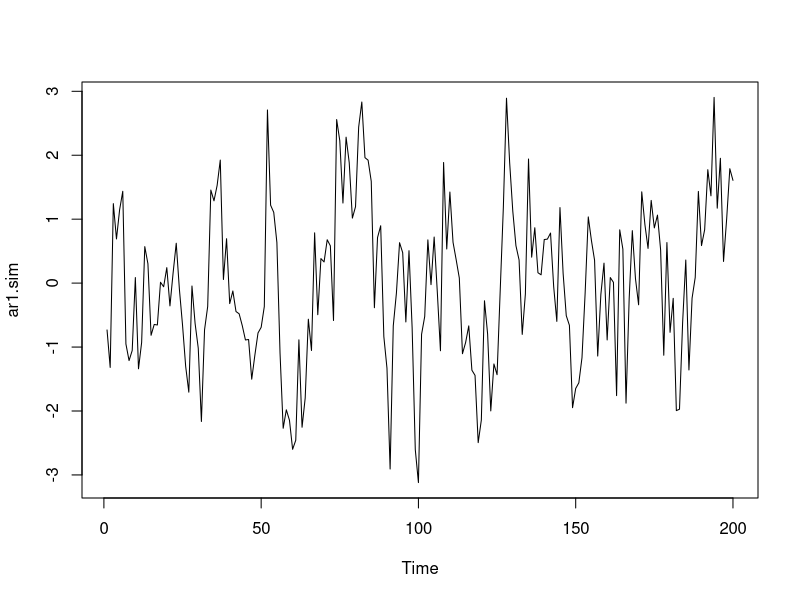
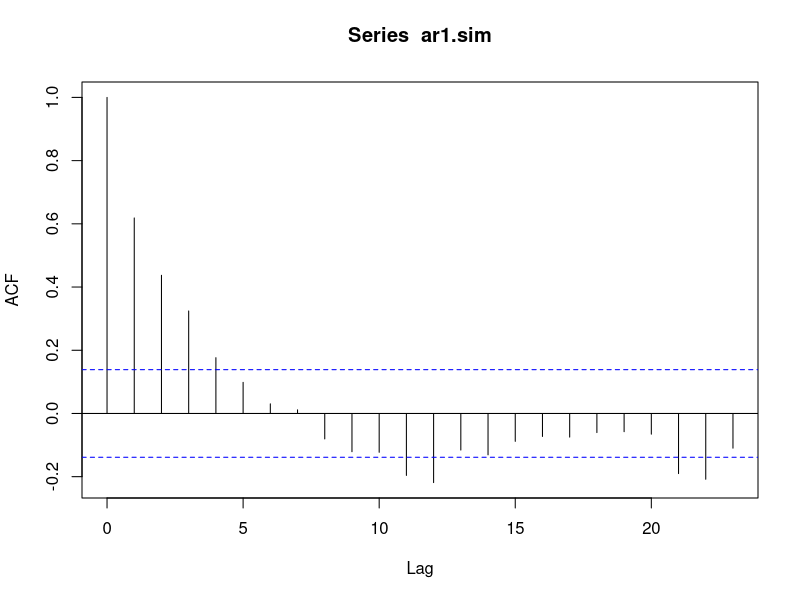
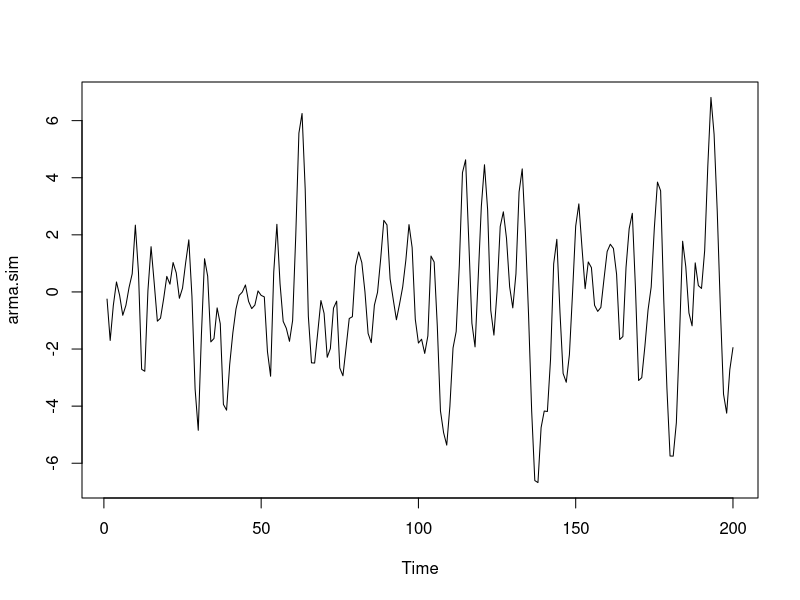
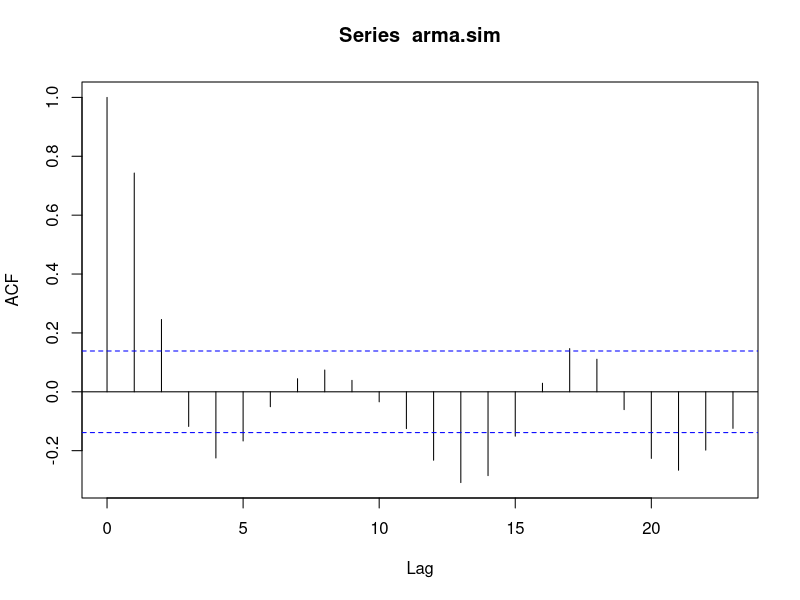

R code for these plots, in order:
ar1.sim<-arima.sim(model=list(ar=c(.7)),n=200)
ts.plot(ar1.sim)
ar.acf<-acf(ar1.sim,type="correlation",plot=T)


arma.sim<-arima.sim(model=list(ar=c(.7,-.3),ma=c(.8,.4)),n=200)
ts.plot(arma.sim)
arma.acf<-acf(arma.sim,type="correlation",plot=T)